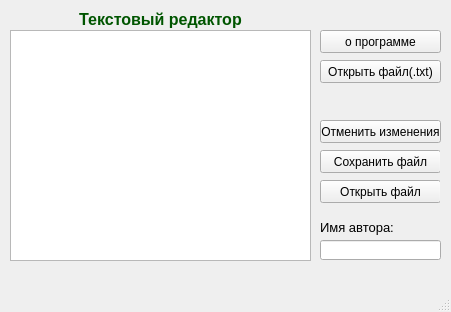
<?xml version="1.0" encoding="UTF-8"?>
<ui version="4.0">
 <class>MainWindow</class>
 <widget class="QMainWindow" name="MainWindow">
  <property name="geometry">
   <rect>
    <x>0</x>
    <y>0</y>
    <width>451</width>
    <height>312</height>
   </rect>
  </property>
  <property name="windowTitle">
   <string>MainWindow</string>
  </property>
  <widget class="QWidget" name="centralwidget">
   <widget class="QTextEdit" name="textEdit">
    <property name="geometry">
     <rect>
      <x>10</x>
      <y>30</y>
      <width>301</width>
      <height>231</height>
     </rect>
    </property>
   </widget>
   <widget class="QLabel" name="label">
    <property name="geometry">
     <rect>
      <x>10</x>
      <y>10</y>
      <width>301</width>
      <height>21</height>
     </rect>
    </property>
    <property name="text">
     <string>&lt;html&gt;&lt;head/&gt;&lt;body&gt;&lt;p align=&quot;center&quot;&gt;&lt;span style=&quot; font-size:12pt; font-weight:600; color:#005500;&quot;&gt;Текстовый редактор&lt;br/&gt;&lt;/span&gt;&lt;/p&gt;&lt;/body&gt;&lt;/html&gt;</string>
    </property>
   </widget>
   <widget class="QPushButton" name="pushButton">
    <property name="geometry">
     <rect>
      <x>320</x>
      <y>30</y>
      <width>121</width>
      <height>23</height>
     </rect>
    </property>
    <property name="text">
     <string>о программе</string>
    </property>
   </widget>
   <widget class="QLineEdit" name="lineEdit">
    <property name="geometry">
     <rect>
      <x>320</x>
      <y>240</y>
      <width>121</width>
      <height>20</height>
     </rect>
    </property>
   </widget>
   <widget class="QPushButton" name="pushButton_2">
    <property name="geometry">
     <rect>
      <x>320</x>
      <y>60</y>
      <width>121</width>
      <height>23</height>
     </rect>
    </property>
    <property name="text">
     <string>Открыть файл(.txt)</string>
    </property>
   </widget>
   <widget class="QWidget" name="widget" native="true">
    <property name="geometry">
     <rect>
      <x>320</x>
      <y>150</y>
      <width>120</width>
      <height>61</height>
     </rect>
    </property>
    <widget class="QPushButton" name="pushButton_3">
     <property name="geometry">
      <rect>
       <x>0</x>
       <y>0</y>
       <width>121</width>
       <height>23</height>
      </rect>
     </property>
     <property name="text">
      <string>Сохранить файл</string>
     </property>
    </widget>
    <widget class="QPushButton" name="pushButton_4">
     <property name="geometry">
      <rect>
       <x>0</x>
       <y>30</y>
       <width>121</width>
       <height>23</height>
      </rect>
     </property>
     <property name="text">
      <string>Открыть файл</string>
     </property>
    </widget>
   </widget>
   <widget class="QLabel" name="label_2">
    <property name="geometry">
     <rect>
      <x>320</x>
      <y>220</y>
      <width>121</width>
      <height>16</height>
     </rect>
    </property>
    <property name="text">
     <string>&lt;html&gt;&lt;head/&gt;&lt;body&gt;&lt;p&gt;&lt;span style=&quot; font-size:10pt;&quot;&gt;Имя автора:&lt;br/&gt;&lt;/span&gt;&lt;/p&gt;&lt;/body&gt;&lt;/html&gt;</string>
    </property>
   </widget>
   <widget class="QPushButton" name="pushButton_6">
    <property name="geometry">
     <rect>
      <x>320</x>
      <y>120</y>
      <width>121</width>
      <height>23</height>
     </rect>
    </property>
    <property name="text">
     <string>Отменить изменения</string>
    </property>
   </widget>
  </widget>
  <widget class="QMenuBar" name="menubar">
   <property name="geometry">
    <rect>
     <x>0</x>
     <y>0</y>
     <width>451</width>
     <height>21</height>
    </rect>
   </property>
  </widget>
  <widget class="QStatusBar" name="statusbar"/>
 </widget>
 <resources/>
 <connections/>
</ui>
